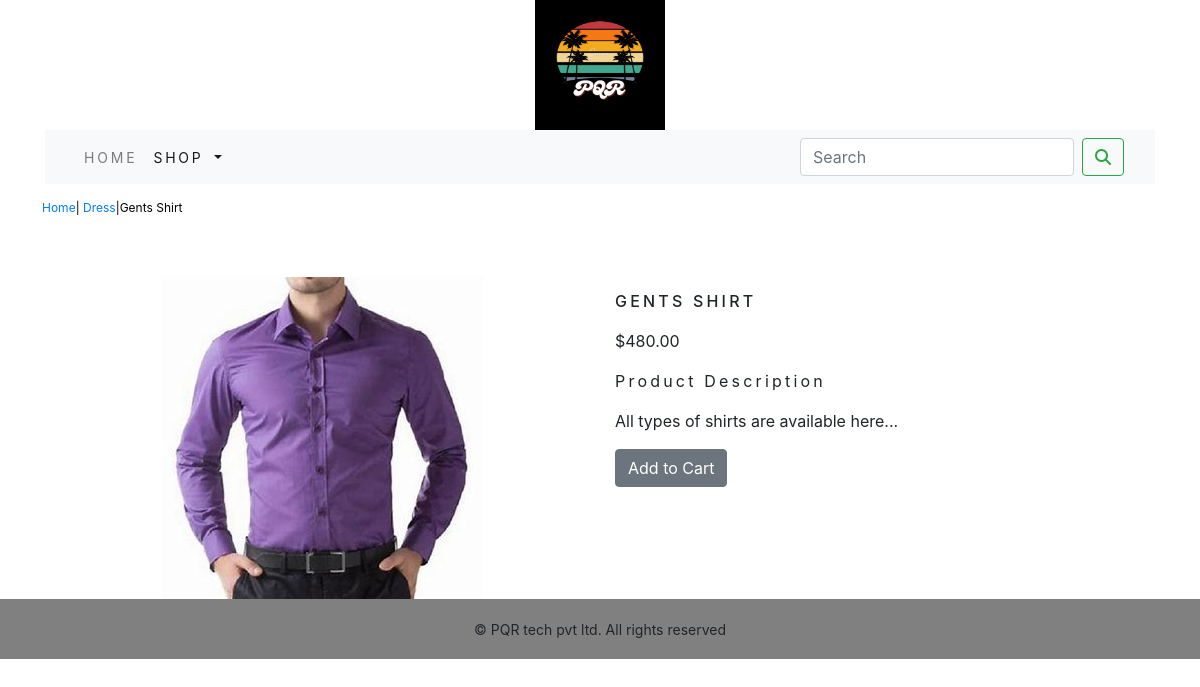
The page /shop/dress/gents-shirt/ on the database its author committed.
### shop/models.py (models this page shows, shortened)
class Product(models.Model):
    name=models.CharField(max_length=250,unique=True)
    slug=models.SlugField(max_length=250,unique=True)
    description=models.TextField(blank=True)
    price=models.DecimalField(max_digits=10,decimal_places=2)
    category=models.ForeignKey(Category,on_delete=models.CASCADE)
    image = models.ImageField(upload_to='product', blank=True)
    stock=models.IntegerField()
    available=models.BooleanField(default=True)
    created=models.DateTimeField(auto_now_add=True)
    updated=models.DateTimeField(auto_now=True)
    class Meta:
        ordering=('name',)
        verbose_name='product'
        verbose_name_plural='products'

class Category(models.Model):
    name=models.CharField(max_length=250,unique=True)
    slug=models.SlugField(max_length=250,unique=True)
    description=models.TextField(blank=True)
    image=models.ImageField(upload_to='category',blank=True)
    class Meta:
        ordering=('name',)
        verbose_name='category'
        verbose_name_plural='categories'
    def get_url(self):
        return reverse('shop:products_by_category',args=[self.slug])
    def __str__(self):
        return '{}'.format(self.name)

### shop/views.py (the view)
# urls.py: path('<slug:c_slug>/<slug:product_slug>/', views.proDetail, name='proCatdetail'),
def proDetail(request,c_slug,product_slug):
    try:
        product=Product.objects.get(category__slug=c_slug,slug=product_slug)
    except Exception as e:
        raise e
    return render(request,'product.html',{'product':product})

### cart/context_processors.py (called while the page is built)
def counter(request):
    item_count=0
    if 'admin' in request.path:
        return {}
    else:
        try:
            cart=Cart.objects.filter(cart_id=_cart_id(request))
            cart_items=CartItem.objects.all().filter(cart=cart[:1])
            for cart_item in cart_items:
                item_count += cart_item.quantity
        except Cart.DoesNotExist:
            item_count = 0
    return dict(item_count=item_count)

### cart/views.py (called while the page is built)
def _cart_id(request):
    cart=request.session.session_key
    if not cart:
        cart=request.session.create()
    return cart

### shop/context_processors.py (called while the page is built)
def menu_links(request):
    links=Category.objects.all()
    return dict(links=links)

### templates/product.html (shortened to what this page needs)
{% extends 'base.html' %}
{% load static %}
{% block content %}
<div class="row my_prod_row_class">
  <div class="mx_auto">
    <p> <a href="{%url 'shop:allProdCat' %}">Home</a>| <a href="{{product.category.get_url}}">{{product.category}}</a>|{{product.name}}</p>
  </div>
</div>
<div class="container">
<br>
<div class="row">
  <div class="col-md-12 col-sm-12-col-md-12 col-lg-6 text-center">
    <div style="min-width:18rem">
      <img src="{{product.image.url}}" alt={{product.name}}>
    </div>
  </div>
    <div class="col-12 col-sm-12 col-md-12 col-lg-6">
      <div>
      <h1 class="my_prod_title">{{product.name}}</h1>
      <p>${{product.price}}</p>
      <p class="my_title"> Product Description</p>
      <p class="text-justify my_rod_text">{{product.description}}</p>
      {% if product.stock <= 0 %}
      <p class="text-justify my_prod_text"><b>OUT OF STOCK</b></p>
      {% else %}
      <a class="btn btn-secondary" href="{% url 'cart:add_cart' product.id %}">Add to Cart</a>
      {% endif %}
    </div>
  </div>
    </div>
</div>
</div>
{% endblock %}

### static/css/custom.css (style rules this page uses)
body { font-family: 'Open Sans', sans-serif; }
.my_title { font-size : 16px; text_transform : uppercase; letter-spacing : .2em; }
.my_prod_row_class { padding-top:15px; padding-bottom:20px; }
.my_prod_row_class .mx_auto { color:#000; font-size:12px; text-decoration:none; }
.my_prod_title { font-size:16px; text-transform:uppercase; letter-spacing:.2em; padding-top:15px; padding-bottom:10px; }

### rows shown on the page
Product: category "Dress", name "Gents Shirt", image (picture), name "GENTS SHIRT", price "480.00", description "All types of shirts are available here..."
